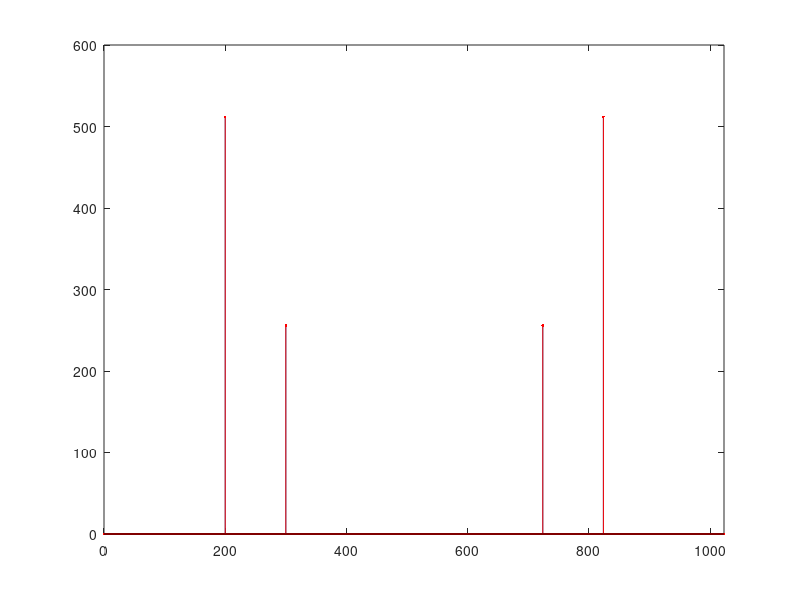

The MATLAB script that drew this image:
%compare_DFT_FFT
clear, clf
N=2^10; n=[0:N-1];
%x=rand(1,N)-0.5;
x=cos(2*pi*200/N*n)+0.5*sin(2*pi*300/N*n);
tic
%flops(0)
for k=0:N-1
   X(k+1)=x*exp(-j*2*pi*k*n/N).'; %DFT
end
k=[0:N-1]; X1(k+1)=x*exp(-j*2*pi*n'*k/N).'; %DFT
dif1=norm(X1-X)
%k=[0:N-1];
for n=0:N-1
   xr(n+1)=X*exp(j*2*pi*k*n/N).'; %IDFT
end
n=[0:N-1]; xr1(n+1)=X1*exp(j*2*pi*k'*n/N).'; %DFT
dif2=norm(xr1-xr)
%flop_dft=flops %number of floating-point operations
toc
stem(k,abs(X),'.')
axis([0 N-1 0 600]), pause
tic
%flops(0)
X1=fft(x); %FFT
xr1=ifft(X1); %IFFT
%flop_fft=flops %number of floating-point operations
toc
hold on, stem(k,abs(X1),'r.')
%flps_ratio=flop_dft/flop_fft %compare number of floating-point operations
discrepancy=norm(X-X1)/norm(X) %Are X and X1 discrepant?